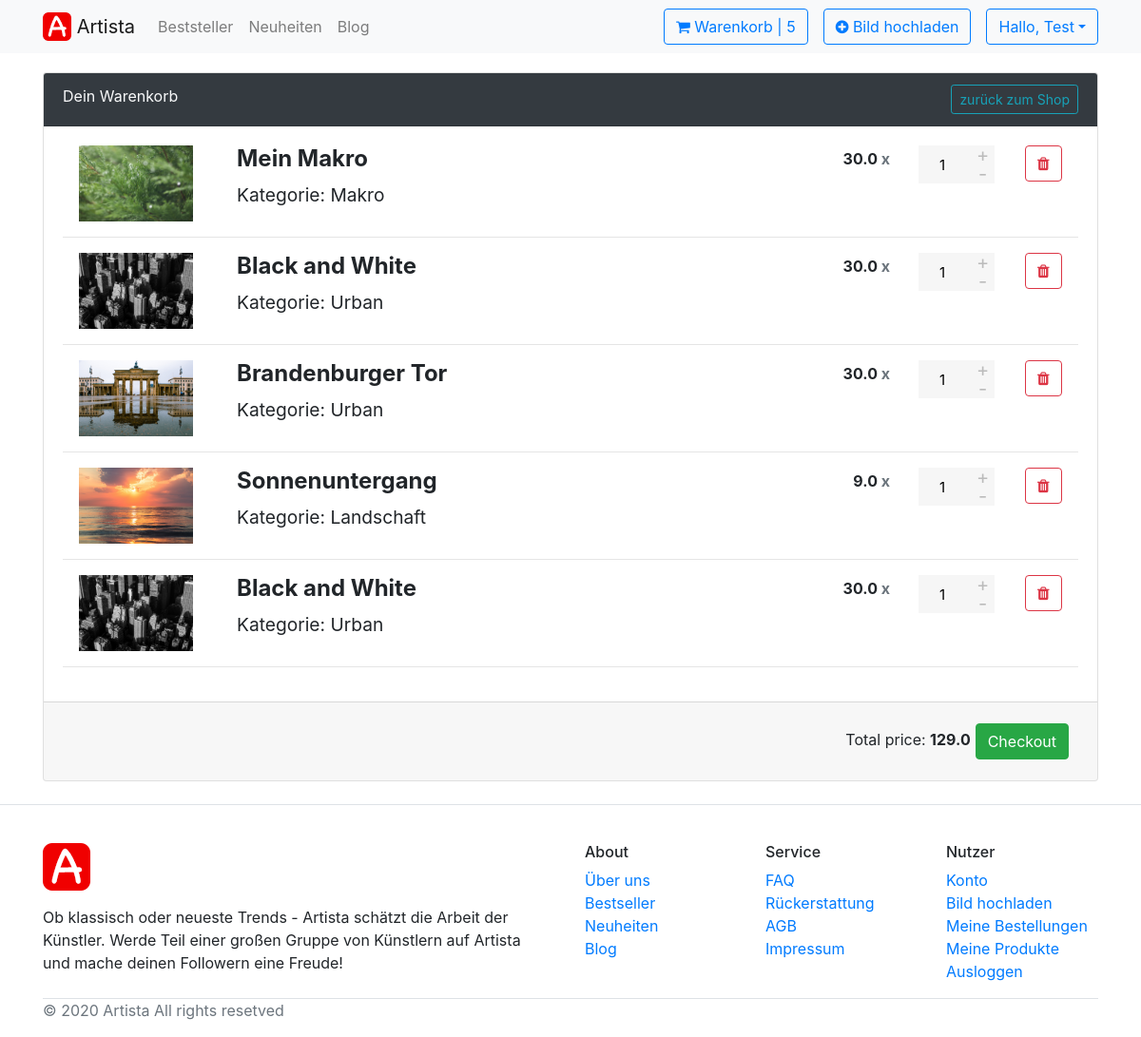
The page /cart/ (signed in) on the database its author committed.
### Profile/models.py (models this page shows)
class ShopUser(AbstractUser):
    profile_picture = models.ImageField(upload_to='profile_pictures/', blank=True, null=True)
    instagram_handle = models.CharField(max_length=100, blank=True, null=True)

### Shop/models.py (models this page shows, shortened)
class OrderItem(models.Model):
    product = models.ForeignKey(Product, on_delete=models.SET_NULL, blank=True, null=True)
    order = models.ForeignKey(Order, on_delete=models.SET_NULL, blank=True, null=True)
    quantity = models.IntegerField(default=0, null=True, blank=True)
    date_added = models.DateTimeField(auto_now_add=True)
    @property
    def get_total(self):
        total = self.product.price * self.quantity
        return total

class Product(models.Model):
    PRODUCT_CATEGORIES = [
        ('L', 'Landschaft'),
        ('P', 'Portrait'),
        ('U', 'Urban'),
        ('S', 'Sport'),
        ('A', 'Artwork'),
        ('M', 'Makro'),
    ]
    title = models.CharField(max_length=100)
    description = models.TextField(blank=True, null=True)
    price = models.FloatField()
    creator = models.ForeignKey(ShopUser,
                                on_delete=models.CASCADE,
                                related_name='user',
                                related_query_name='users')
    image = models.ImageField(null=True)
    category = models.CharField(max_length=1,
                                choices=PRODUCT_CATEGORIES,
                                )
    class Meta:
        ordering = ['creator', 'title']
        verbose_name = 'Product'
        verbose_name_plural = 'Products'

class Order(models.Model):
    shopUser = models.ForeignKey(ShopUser, on_delete=models.SET_NULL, blank=True, null=True)
    date_ordered = models.DateTimeField(auto_now_add=True)
    complete = models.BooleanField(default=False, null=True, blank=False)
    transaction_id = models.CharField(max_length=20, null=True)
    @property
    def get_cart_total(self):
        orderitems = self.orderitem_set.all()
        total = sum([item.get_total for item in orderitems])
        return total
    @property
    def get_cart_items(self):
        orderitems = self.orderitem_set.all()
        total = sum([item.quantity for item in orderitems])
        return total

### Shop/views.py (the view)
# urls.py: path('cart/', views.cart, name="cart"),
def cart(request):
    if request.user.is_authenticated:
        shopUser = request.user
        order, created = Order.objects.get_or_create(shopUser=shopUser, complete=False)
        items = order.orderitem_set.all()
    else:
        items = []
        order = {'get_cart_total': 0}
    context = {'items': items, 'order': order}
    return render(request, 'Shop/cart.html', context)

### Shop/context_processors.py (called while the page is built)
def cartitems_processor(request):
    if Order.objects.all():
        cartItems = 0
        items = Order.objects.all()
        for item in items:
            cartItems = cartItems + item.get_cart_items
    return {'cartItems': cartItems}

### Shop/templates/Shop/cart.html
{% extends 'Shop/base.html' %}
{% load static %}
{% block content %}
    <div class="container">
        <div class="card shopping-cart mb-4">
            <div class="card-header bg-dark text-light">
                Dein Warenkorb
                <a href="{% url 'home' %}" class="btn btn-outline-info btn-sm pull-right">zurück zum Shop</a>
                <div class="clearfix"></div>
            </div>
            <div class="card-body">
                {% for item in items %}
                <div class="row">
                    <div class="col-12 col-sm-12 col-md-2 text-center">
                        <img class="img-responsive" src="{{ item.product.image.url }}" alt="prewiew" width="120" height="80">
                    </div>
                    <div class="col-12 text-sm-center col-sm-12 text-md-left col-md-6">
                        <h4 class="product-name"><strong>{{ item.product.title }}</strong></h4>
                        <h4>
                            <small>Kategorie: {{ item.product.get_category_display }}</small>
                        </h4>
                    </div>
                    <div class="col-12 col-sm-12 text-sm-center col-md-4 text-md-right row">
                        <div class="col-3 col-sm-3 col-md-6 text-md-right" style="padding-top: 5px">
                            <h6><strong>{{ item.product.price }} <span class="text-muted">x</span></strong></h6>
                        </div>
                        <div class="col-4 col-sm-4 col-md-4">
                            <div class="quantity">
                                <input type="button" value="+" class="plus">
                                <input type="number" step="1" max="99" min="1" value="{{ item.quantity }}" title="Qty" class="qty"
                                       size="4">
                                <input type="button" value="-" class="minus">
                            </div>
                        </div>
                        <div class="col-2 col-sm-2 col-md-2 text-right">
                            <button type="button" class="btn btn-outline-danger btn-xs">
                                <i class="fa fa-trash" aria-hidden="true"></i>
                            </button>
                        </div>
                    </div>
                </div>
                <hr>
                {% endfor %}
            </div>
            <div class="card-footer">
                <div class="pull-right" style="margin: 10px">
                    <a href="/checkout" class="btn btn-success pull-right">Checkout</a>
                    <div class="pull-right" style="margin: 5px">
                        Total price: <b>{{ order.get_cart_total }}</b>
                    </div>
                </div>
            </div>
        </div>
    </div>
{% endblock content %}

### Shop/templates/Shop/utils/navbar.html (shortened to what this page needs)
{% load static %}
<nav class="navbar navbar-expand-lg navbar-light bg-light">
<div class="container">
  <a class="navbar-brand" href="{% url 'home' %}">
     <img src=" {% static '/images/Artista_Logo.png' %}" width="30" height="30" class="d-inline-block align-top" alt="">
      Artista
  </a>
  <div class="collapse navbar-collapse" id="navbarSupportedContent">
    <ul class="navbar-nav mr-auto">
      <li class="nav-item">
        <a class="nav-link" href="#">Beststeller </a>
      </li>
      <li class="nav-item">
        <a class="nav-link" href="#">Neuheiten </a>
      </li>
      <li class="nav-item">
        <a class="nav-link" href="#">Blog </a>
      </li>
    </ul>
    <ul class="navbar-nav ml-auto">
      <li class="nav-item">
          <a class="btn btn-outline-primary" href="{% url 'cart' %}"><i class="fa fa fa-shopping-cart fa-sm"></i> Warenkorb | {{ cartItems | default:"0"}}</a>
      </li>
      {% if user.is_authenticated or shopuser.is_authenticated %}
      <li class="nav-item px-3">
        <a class="btn btn-outline-primary" href="{% url 'upload' %}"><i class="fa fa fa-plus-circle fa-sm"></i> Bild hochladen</a>
      </li>
        <div class="dropdown">
        <button class="btn btn-outline-primary dropdown-toggle" type="button" id="dropdownMenuButton" data-toggle="dropdown" aria-haspopup="true" aria-expanded="false">Hallo, {{ user.username | title }}</button>
</div>
      {% else %}
      <li>
        <a class="btn btn-warning ml-3" href="{% url 'login' %}">Anmelden</a>
      </li>
      {% endif %}
    </ul>
  </div>
</div>
</nav>

### static/css/main.css (style rules this page uses)
.quantity { float: left; margin-right: 15px; background-color: #eee; position: relative; width: 80px; overflow: hidden }
.quantity input { margin: 0; text-align: center; width: 15px; height: 15px; padding: 0; float: right; color: #000; font-size: 20px; border: 0; outline: 0; background-color: #F6F6F6 }
.quantity input.qty { position: relative; border: 0; width: 100%; height: 40px; padding: 10px 25px 10px 10px; text-align: center; font-weight: 400; font-size: 15px; border-radius: 0; background-clip: padding-box }
.quantity .minus, .quantity .plus { line-height: 0; background-clip: padding-box; -webkit-border-radius: 0; -moz-border-radius: 0; border-radius: 0; -webkit-background-size: 6px 30px; -moz-background-size: 6px 30px; color: #bbb; font-size: 20px; position: absolute; height: 50%; border: 0; right: 0; padding: 0; width: 25px; z-index: 3 }
.quantity .minus { bottom: 0 }
.shopping-cart { margin-top: 20px; }

### rows shown on the page
ShopUser: username "Test"
OrderItem: product.image (picture), product "Mein Makro", product.category "Makro", product.price "30.0", quantity "1"
OrderItem: product.image (picture), product "Black and White", product.category "Urban", product.price "30.0", quantity "1"
OrderItem: product.image (picture), product "Brandenburger Tor", product.category "Urban", product.price "30.0", quantity "1"
OrderItem: product.image (picture), product "Sonnenuntergang", product.category "Landschaft", product.price "9.0", quantity "1"
OrderItem: product.image (picture), product "Black and White", product.category "Urban", product.price "30.0", quantity "1"
Order: get_cart_total "129.0"

### other values the page prints
{{ cartItems | default:"0" }} "5"
